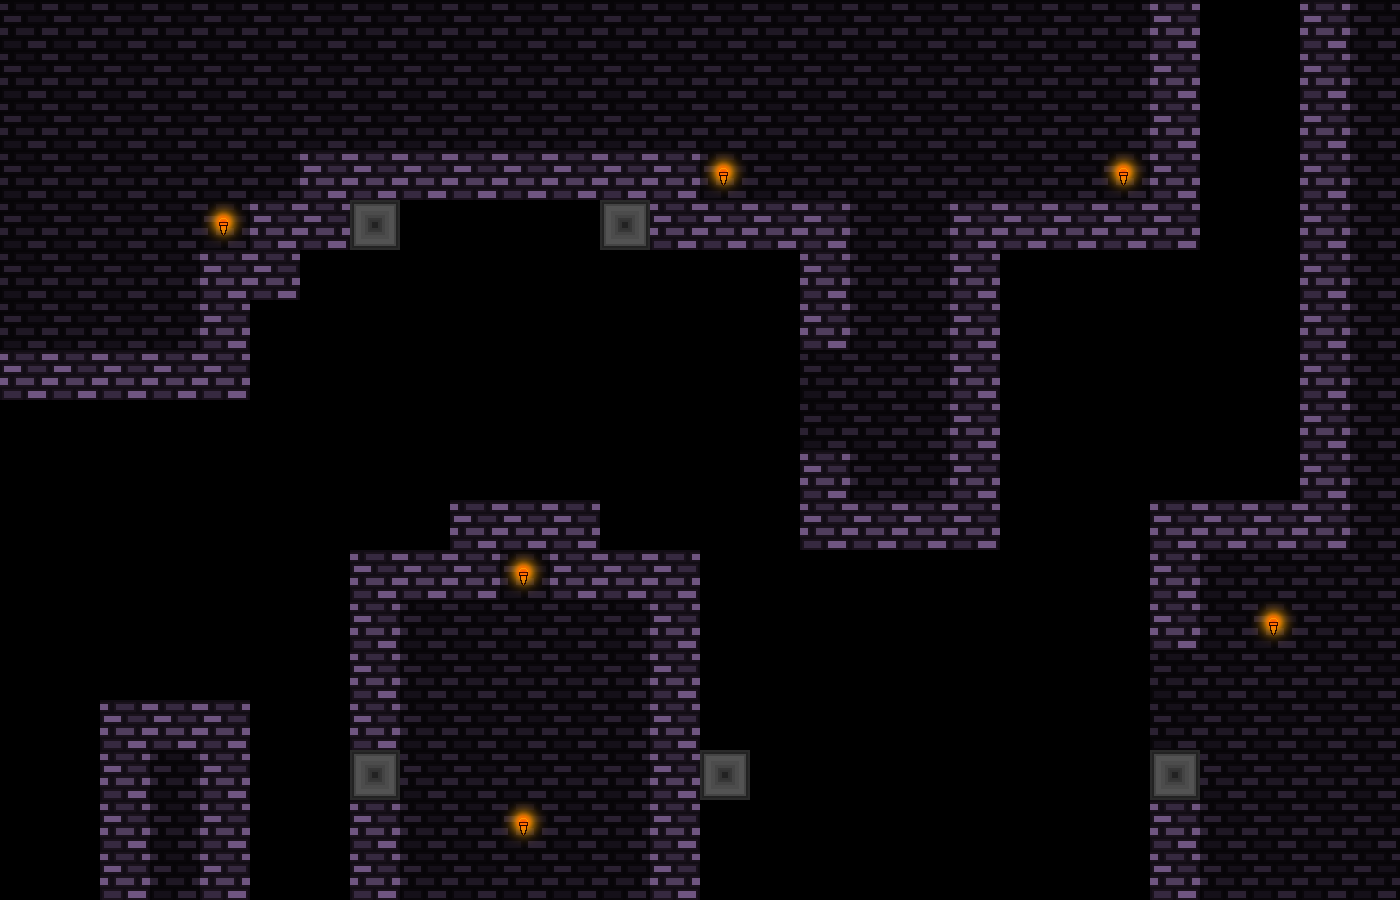

Rendered tile map (Tiled .tmx) drawn with the repository's tilesets; below, a short description and the map source with its tile grids summarised:
An orthogonal 28x18 tile map with 50x50 px tiles, 3 tile layers (tiles-main, tiles-deco, tiles-deco2), 8 tilesets and 59 objects (20x laser, 13x spike, 10x warp, 6x light, 5x trampoline-mini, ...).

<map version="1.10" tiledversion="1.11.2" orientation="orthogonal" renderorder="right-down" width="28" height="18" tilewidth="50" tileheight="50" infinite="0" nextlayerid="21" nextobjectid="494">
 <properties>
  <property name="songName" value="rain" />
 </properties>
 <tileset firstgid="1" source="ch1-tiles.tsx" />
 <tileset firstgid="81" source="../../textures/trampoline.tsx" />
 <tileset firstgid="84" source="../../textures/save.tsx" />
 <tileset firstgid="85" source="../../textures/spike.tsx" />
 <tileset firstgid="93" source="../../textures/laser.tsx" />
 <tileset firstgid="111" source="../../textures/light.tsx" />
 <tileset firstgid="112" source="../../textures/trampoline-mini.tsx" />
 <tileset firstgid="121" source="../../textures/transition-tiles.tsx" />
 <layer id="1" name="tiles-main" width="28" height="18">
  <data>[504 cells, 95 non-empty, 2 distinct tile ids]</data>
 </layer>
 <layer id="5" name="tiles-deco" width="28" height="18">
  <data>[504 cells, 186 non-empty, 1 distinct tile ids]</data>
 </layer>
 <layer id="18" name="tiles-deco2" width="28" height="18">
  <data>[504 cells, 6 non-empty, 1 distinct tile ids]</data>
 </layer>
 <objectgroup id="16" name="falling">
  <properties>
   <property name="direction" value="down" />
  </properties>
 </objectgroup>
 <objectgroup id="13" name="platform" />
 <objectgroup id="14" name="light">
  <object id="482" name="light" gid="111" x="124" y="323.333" width="200" height="200" />
  <object id="483" name="light" gid="111" x="626.667" y="276" width="200" height="200" />
  <object id="484" name="light" gid="111" x="1024" y="270.667" width="200" height="200" />
  <object id="485" name="light" gid="111" x="426.667" y="673.333" width="200" height="200" />
  <object id="486" name="light" gid="111" x="426.667" y="922.667" width="200" height="200" />
  <object id="487" name="light" gid="111" x="1174.67" y="724" width="200" height="200" />
 </objectgroup>
 <objectgroup id="7" name="trampoline">
  <object id="490" name="trampoline" gid="81" x="700" y="750" width="50" height="50" />
 </objectgroup>
 <objectgroup id="19" name="trampoline-mini">
  <object id="409" name="trampoline-mini" gid="118" x="1150" y="700" width="50" height="50">
   <properties>
    <property name="direction" value="right" />
   </properties>
  </object>
  <object id="410" name="trampoline-mini" gid="118" x="1150" y="750" width="50" height="50">
   <properties>
    <property name="direction" value="right" />
   </properties>
  </object>
  <object id="416" name="trampoline" gid="81" x="100" y="700" width="50" height="50" />
  <object id="417" name="trampoline-mini" gid="112" x="200" y="700" width="50" height="50">
   <properties>
    <property name="direction" value="up" />
   </properties>
  </object>
  <object id="488" name="trampoline" gid="81" x="150" y="700" width="50" height="50" />
  <object id="489" name="trampoline-mini" gid="118" x="800" y="400" width="50" height="50">
   <properties>
    <property name="direction" value="right" />
   </properties>
  </object>
  <object id="493" name="trampoline-mini" gid="118" x="800" y="450" width="50" height="50">
   <properties>
    <property name="direction" value="right" />
   </properties>
  </object>
 </objectgroup>
 <objectgroup id="9" name="spike-normal">
  <object id="419" name="spike" gid="85" x="350" y="550" width="50" height="50">
   <properties>
    <property name="id" value="0" />
   </properties>
  </object>
  <object id="420" name="spike" gid="85" x="450" y="500" width="50" height="50">
   <properties>
    <property name="id" value="0" />
   </properties>
  </object>
  <object id="421" name="spike" gid="85" x="550" y="500" width="50" height="50">
   <properties>
    <property name="id" value="0" />
   </properties>
  </object>
  <object id="422" name="spike" gid="85" x="650" y="550" width="50" height="50">
   <properties>
    <property name="id" value="0" />
   </properties>
  </object>
  <object id="423" name="spike" gid="89" x="400" y="550" width="50" height="50">
   <properties>
    <property name="id" value="4" />
   </properties>
  </object>
  <object id="424" name="spike" gid="89" x="500" y="500" width="50" height="50">
   <properties>
    <property name="id" value="4" />
   </properties>
  </object>
  <object id="426" name="spike" gid="89" x="600" y="550" width="50" height="50">
   <properties>
    <property name="id" value="4" />
   </properties>
  </object>
  <object id="437" name="spike" gid="87" x="100" y="450" width="50" height="50">
   <properties>
    <property name="id" value="2" />
   </properties>
  </object>
  <object id="438" name="spike" gid="87" x="150" y="450" width="50" height="50">
   <properties>
    <property name="id" value="2" />
   </properties>
  </object>
  <object id="439" name="spike" gid="87" x="200" y="450" width="50" height="50">
   <properties>
    <property name="id" value="2" />
   </properties>
  </object>
  <object id="440" name="spike" gid="91" x="50" y="450" width="50" height="50">
   <properties>
    <property name="id" value="6" />
   </properties>
  </object>
  <object id="441" gid="91" x="0" y="450" width="50" height="50" />
  <object id="442" name="spike" gid="91" x="250" y="350" width="50" height="50">
   <properties>
    <property name="id" value="6" />
   </properties>
  </object>
  <object id="443" name="spike" gid="87" x="300" y="300" width="50" height="50">
   <properties>
    <property name="id" value="2" />
   </properties>
  </object>
  <object id="448" name="laser" gid="93" x="0" y="800" width="50" height="50">
   <properties>
    <property name="direction" value="h" />
   </properties>
  </object>
  <object id="449" name="laser" gid="93" x="50" y="800" width="50" height="50">
   <properties>
    <property name="direction" value="h" />
   </properties>
  </object>
  <object id="450" name="laser" gid="93" x="100" y="800" width="50" height="50">
   <properties>
    <property name="direction" value="h" />
   </properties>
  </object>
  <object id="451" name="laser" gid="93" x="150" y="800" width="50" height="50">
   <properties>
    <property name="direction" value="h" />
   </properties>
  </object>
  <object id="452" name="laser" gid="93" x="200" y="800" width="50" height="50">
   <properties>
    <property name="direction" value="h" />
   </properties>
  </object>
  <object id="453" name="laser" gid="93" x="200" y="800" width="50" height="50">
   <properties>
    <property name="direction" value="h" />
   </properties>
  </object>
  <object id="454" name="laser" gid="93" x="250" y="800" width="50" height="50">
   <properties>
    <property name="direction" value="h" />
   </properties>
  </object>
  <object id="455" name="laser" gid="93" x="300" y="800" width="50" height="50">
   <properties>
    <property name="direction" value="h" />
   </properties>
  </object>
 </objectgroup>
 <objectgroup id="8" name="save">
  <object id="402" name="save" gid="84" x="1200" y="400" width="50" height="50" />
 </objectgroup>
 <objectgroup id="10" name="laser">
  <object id="427" name="laser" gid="93" x="750" y="800" width="50" height="50">
   <properties>
    <property name="direction" value="h" />
   </properties>
  </object>
  <object id="428" name="laser" gid="93" x="800" y="800" width="50" height="50">
   <properties>
    <property name="direction" value="h" />
   </properties>
  </object>
  </objectgroup>
 <objectgroup id="11" name="bg">
  <properties>
   <property name="bgName" value="castleBG" />
  </properties>
 </objectgroup>
 <objectgroup id="12" name="mapEffect">
  <properties>
   <property name="effectType" value="none" />
  </properties>
 </objectgroup>
 <objectgroup id="15" name="music">
  <properties>
   <property name="songName" value="castle1" />
  </properties>
 </objectgroup>
 <objectgroup id="20" name="warps">
  <!-- 10 objects omitted --></objectgroup>
</map>
<!-- 20 of 59 objects omitted -->
